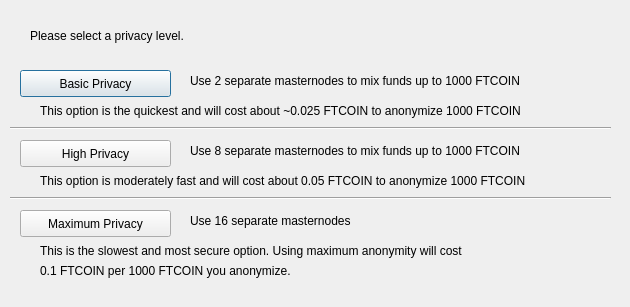
<?xml version="1.0" encoding="UTF-8"?>
<ui version="4.0">
 <class>DarksendConfig</class>
 <widget class="QDialog" name="DarksendConfig">
  <property name="geometry">
   <rect>
    <x>0</x>
    <y>0</y>
    <width>630</width>
    <height>307</height>
   </rect>
  </property>
  <property name="windowTitle">
   <string>Configure PrivateSend</string>
  </property>
  <widget class="QPushButton" name="buttonBasic">
   <property name="geometry">
    <rect>
     <x>20</x>
     <y>70</y>
     <width>151</width>
     <height>27</height>
    </rect>
   </property>
   <property name="text">
    <string>Basic Privacy</string>
   </property>
  </widget>
  <widget class="QPushButton" name="buttonHigh">
   <property name="geometry">
    <rect>
     <x>20</x>
     <y>140</y>
     <width>151</width>
     <height>27</height>
    </rect>
   </property>
   <property name="text">
    <string>High Privacy</string>
   </property>
  </widget>
  <widget class="QPushButton" name="buttonMax">
   <property name="geometry">
    <rect>
     <x>20</x>
     <y>210</y>
     <width>151</width>
     <height>27</height>
    </rect>
   </property>
   <property name="text">
    <string>Maximum Privacy</string>
   </property>
  </widget>
  <widget class="QLabel" name="label">
   <property name="geometry">
    <rect>
     <x>30</x>
     <y>20</y>
     <width>571</width>
     <height>31</height>
    </rect>
   </property>
   <property name="text">
    <string>Please select a privacy level.</string>
   </property>
  </widget>
  <widget class="QLabel" name="label_2">
   <property name="geometry">
    <rect>
     <x>190</x>
     <y>70</y>
     <width>421</width>
     <height>21</height>
    </rect>
   </property>
   <property name="text">
    <string>Use 2 separate masternodes to mix funds up to 1000 FTCOIN</string>
   </property>
  </widget>
  <widget class="QLabel" name="label_3">
   <property name="geometry">
    <rect>
     <x>190</x>
     <y>140</y>
     <width>411</width>
     <height>21</height>
    </rect>
   </property>
   <property name="text">
    <string>Use 8 separate masternodes to mix funds up to 1000 FTCOIN</string>
   </property>
  </widget>
  <widget class="QLabel" name="label_4">
   <property name="geometry">
    <rect>
     <x>190</x>
     <y>210</y>
     <width>421</width>
     <height>21</height>
    </rect>
   </property>
   <property name="text">
    <string>Use 16 separate masternodes</string>
   </property>
  </widget>
  <widget class="QLabel" name="label_6">
   <property name="geometry">
    <rect>
     <x>40</x>
     <y>100</y>
     <width>561</width>
     <height>21</height>
    </rect>
   </property>
   <property name="text">
    <string>This option is the quickest and will cost about ~0.025 FTCOIN to anonymize 1000 FTCOIN</string>
   </property>
  </widget>
  <widget class="QLabel" name="label_7">
   <property name="geometry">
    <rect>
     <x>40</x>
     <y>170</y>
     <width>561</width>
     <height>21</height>
    </rect>
   </property>
   <property name="text">
    <string>This option is moderately fast and will cost about 0.05 FTCOIN to anonymize 1000 FTCOIN</string>
   </property>
  </widget>
  <widget class="QLabel" name="label_8">
   <property name="geometry">
    <rect>
     <x>40</x>
     <y>240</y>
     <width>561</width>
     <height>21</height>
    </rect>
   </property>
   <property name="text">
    <string>This is the slowest and most secure option. Using maximum anonymity will cost</string>
   </property>
  </widget>
  <widget class="QLabel" name="label_9">
   <property name="geometry">
    <rect>
     <x>40</x>
     <y>260</y>
     <width>561</width>
     <height>21</height>
    </rect>
   </property>
   <property name="text">
    <string>0.1 FTCOIN per 1000 FTCOIN you anonymize.</string>
   </property>
  </widget>
  <widget class="Line" name="line">
   <property name="geometry">
    <rect>
     <x>10</x>
     <y>120</y>
     <width>601</width>
     <height>16</height>
    </rect>
   </property>
   <property name="orientation">
    <enum>Qt::Horizontal</enum>
   </property>
  </widget>
  <widget class="Line" name="line_2">
   <property name="geometry">
    <rect>
     <x>10</x>
     <y>190</y>
     <width>601</width>
     <height>16</height>
    </rect>
   </property>
   <property name="orientation">
    <enum>Qt::Horizontal</enum>
   </property>
  </widget>
 </widget>
 <resources/>
 <connections/>
</ui>
